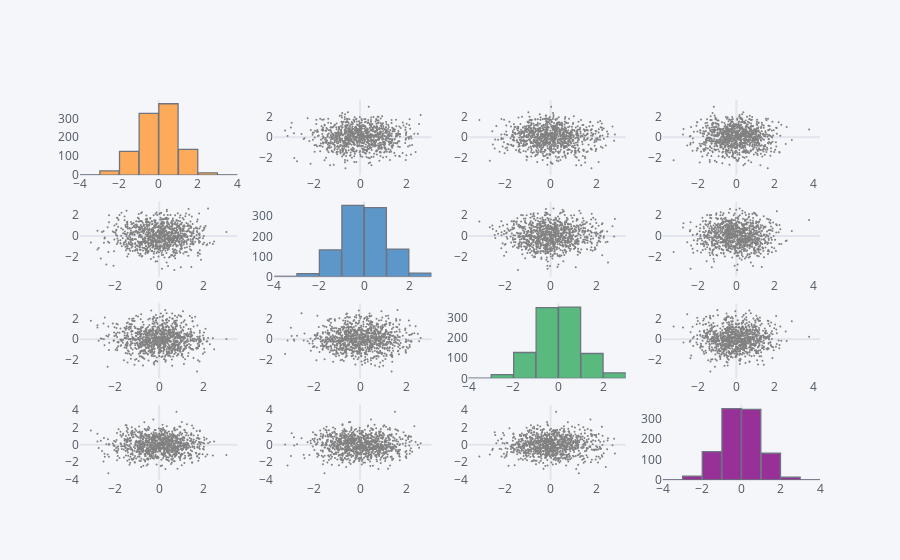

The cell this chart's notebook holds for it:
### Markdown cell above
#### Scatter Matrix
- You can create a scatter plot matrix using the function scatter_matrix

### Code cell
df3 = pd.DataFrame(np.random.randn(1000, 4), columns=['a', 'b', 'c', 'd'])

df3.scatter_matrix()

### Figure 1 — Plotly figure (JSON) as saved in the notebook; plotly's stock layout.template omitted (floating-point values rounded to 4 significant figures; data arrays with more than 128 entries replaced by an {"elided": "..."} marker saying what was removed)
{"data": [{"histfunc": "count", "histnorm": "", "marker": {"color": "rgba(255, 153, 51, 1.0)", "line": {"color": "#4D5663", "width": 1.3}}, "name": "a", "nbinsx": 10, "opacity": 0.8, "orientation": "v", "type": "histogram", "x": {"elided": "1000 float values"}, "xaxis": "x", "yaxis": "y"}, {"line": {"color": "rgba(128, 128, 128, 1.0)", "dash": "solid", "shape": "linear", "width": 1.3}, "marker": {"size": 2, "symbol": "circle"}, "mode": "markers", "name": "a", "text": "", "type": "scatter", "x": {"elided": "1000 float values"}, "xaxis": "x2", "y": {"elided": "1000 float values"}, "yaxis": "y2"}, {"line": {"color": "rgba(128, 128, 128, 1.0)", "dash": "solid", "shape": "linear", "width": 1.3}, "marker": {"size": 2, "symbol": "circle"}, "mode": "markers", "name": "a", "text": "", "type": "scatter", "x": {"elided": "1000 float values"}, "xaxis": "x3", "y": {"elided": "1000 float values"}, "yaxis": "y3"}, {"line": {"color": "rgba(128, 128, 128, 1.0)", "dash": "solid", "shape": "linear", "width": 1.3}, "marker": {"size": 2, "symbol": "circle"}, "mode": "markers", "name": "a", "text": "", "type": "scatter", "x": {"elided": "1000 float values"}, "xaxis": "x4", "y": {"elided": "1000 float values"}, "yaxis": "y4"}, {"line": {"color": "rgba(128, 128, 128, 1.0)", "dash": "solid", "shape": "linear", "width": 1.3}, "marker": {"size": 2, "symbol": "circle"}, "mode": "markers", "name": "b", "text": "", "type": "scatter", "x": {"elided": "1000 float values"}, "xaxis": "x5", "y": {"elided": "1000 float values"}, "yaxis": "y5"}, {"histfunc": "count", "histnorm": "", "marker": {"color": "rgba(55, 128, 191, 1.0)", "line": {"color": "#4D5663", "width": 1.3}}, "name": "b", "nbinsx": 10, "opacity": 0.8, "orientation": "v", "type": "histogram", "x": {"elided": "1000 float values"}, "xaxis": "x6", "yaxis": "y6"}, {"line": {"color": "rgba(128, 128, 128, 1.0)", "dash": "solid", "shape": "linear", "width": 1.3}, "marker": {"size": 2, "symbol": "circle"}, "mode": "markers", "name": "b", "text": "", "type": "scatter", "x": {"elided": "1000 float values"}, "xaxis": "x7", "y": {"elided": "1000 float values"}, "yaxis": "y7"}, {"line": {"color": "rgba(128, 128, 128, 1.0)", "dash": "solid", "shape": "linear", "width": 1.3}, "marker": {"size": 2, "symbol": "circle"}, "mode": "markers", "name": "b", "text": "", "type": "scatter", "x": {"elided": "1000 float values"}, "xaxis": "x8", "y": {"elided": "1000 float values"}, "yaxis": "y8"}, {"line": {"color": "rgba(128, 128, 128, 1.0)", "dash": "solid", "shape": "linear", "width": 1.3}, "marker": {"size": 2, "symbol": "circle"}, "mode": "markers", "name": "c", "text": "", "type": "scatter", "x": {"elided": "1000 float values"}, "xaxis": "x9", "y": {"elided": "1000 float values"}, "yaxis": "y9"}, {"line": {"color": "rgba(128, 128, 128, 1.0)", "dash": "solid", "shape": "linear", "width": 1.3}, "marker": {"size": 2, "symbol": "circle"}, "mode": "markers", "name": "c", "text": "", "type": "scatter", "x": {"elided": "1000 float values"}, "xaxis": "x10", "y": {"elided": "1000 float values"}, "yaxis": "y10"}, {"histfunc": "count", "histnorm": "", "marker": {"color": "rgba(50, 171, 96, 1.0)", "line": {"color": "#4D5663", "width": 1.3}}, "name": "c", "nbinsx": 10, "opacity": 0.8, "orientation": "v", "type": "histogram", "x": {"elided": "1000 float values"}, "xaxis": "x11", "yaxis": "y11"}, {"line": {"color": "rgba(128, 128, 128, 1.0)", "dash": "solid", "shape": "linear", "width": 1.3}, "marker": {"size": 2, "symbol": "circle"}, "mode": "markers", "name": "c", "text": "", "type": "scatter", "x": {"elided": "1000 float values"}, "xaxis": "x12", "y": {"elided": "1000 float values"}, "yaxis": "y12"}, {"line": {"color": "rgba(128, 128, 128, 1.0)", "dash": "solid", "shape": "linear", "width": 1.3}, "marker": {"size": 2, "symbol": "circle"}, "mode": "markers", "name": "d", "text": "", "type": "scatter", "x": {"elided": "1000 float values"}, "xaxis": "x13", "y": {"elided": "1000 float values"}, "yaxis": "y13"}, {"line": {"color": "rgba(128, 128, 128, 1.0)", "dash": "solid", "shape": "linear", "width": 1.3}, "marker": {"size": 2, "symbol": "circle"}, "mode": "markers", "name": "d", "text": "", "type": "scatter", "x": {"elided": "1000 float values"}, "xaxis": "x14", "y": {"elided": "1000 float values"}, "yaxis": "y14"}, {"line": {"color": "rgba(128, 128, 128, 1.0)", "dash": "solid", "shape": "linear", "width": 1.3}, "marker": {"size": 2, "symbol": "circle"}, "mode": "markers", "name": "d", "text": "", "type": "scatter", "x": {"elided": "1000 float values"}, "xaxis": "x15", "y": {"elided": "1000 float values"}, "yaxis": "y15"}, {"histfunc": "count", "histnorm": "", "marker": {"color": "rgba(128, 0, 128, 1.0)", "line": {"color": "#4D5663", "width": 1.3}}, "name": "d", "nbinsx": 10, "opacity": 0.8, "orientation": "v", "type": "histogram", "x": {"elided": "1000 float values"}, "xaxis": "x16", "yaxis": "y16"}], "layout": {"bargap": 0.02, "legend": {"bgcolor": "#F5F6F9", "font": {"color": "#4D5663"}}, "paper_bgcolor": "#F5F6F9", "plot_bgcolor": "#F5F6F9", "showlegend": false, "title": {"font": {"color": "#4D5663"}}, "xaxis": {"anchor": "y", "domain": [0, 0.2125], "gridcolor": "#E1E5ED", "showgrid": false, "tickfont": {"color": "#4D5663"}, "title": {"font": {"color": "#4D5663"}, "text": ""}, "zerolinecolor": "#E1E5ED"}, "xaxis10": {"anchor": "y10", "domain": [0.2625, 0.475], "gridcolor": "#E1E5ED", "showgrid": false, "tickfont": {"color": "#4D5663"}, "title": {"font": {"color": "#4D5663"}, "text": ""}, "zerolinecolor": "#E1E5ED"}, "xaxis11": {"anchor": "y11", "domain": [0.525, 0.7375], "gridcolor": "#E1E5ED", "showgrid": false, "tickfont": {"color": "#4D5663"}, "title": {"font": {"color": "#4D5663"}, "text": ""}, "zerolinecolor": "#E1E5ED"}, "xaxis12": {"anchor": "y12", "domain": [0.7875, 1], "gridcolor": "#E1E5ED", "showgrid": false, "tickfont": {"color": "#4D5663"}, "title": {"font": {"color": "#4D5663"}, "text": ""}, "zerolinecolor": "#E1E5ED"}, "xaxis13": {"anchor": "y13", "domain": [0, 0.2125], "gridcolor": "#E1E5ED", "showgrid": false, "tickfont": {"color": "#4D5663"}, "title": {"font": {"color": "#4D5663"}, "text": ""}, "zerolinecolor": "#E1E5ED"}, "xaxis14": {"anchor": "y14", "domain": [0.2625, 0.475], "gridcolor": "#E1E5ED", "showgrid": false, "tickfont": {"color": "#4D5663"}, "title": {"font": {"color": "#4D5663"}, "text": ""}, "zerolinecolor": "#E1E5ED"}, "xaxis15": {"anchor": "y15", "domain": [0.525, 0.7375], "gridcolor": "#E1E5ED", "showgrid": false, "tickfont": {"color": "#4D5663"}, "title": {"font": {"color": "#4D5663"}, "text": ""}, "zerolinecolor": "#E1E5ED"}, "xaxis16": {"anchor": "y16", "domain": [0.7875, 1], "gridcolor": "#E1E5ED", "showgrid": false, "tickfont": {"color": "#4D5663"}, "title": {"font": {"color": "#4D5663"}, "text": ""}, "zerolinecolor": "#E1E5ED"}, "xaxis2": {"anchor": "y2", "domain": [0.2625, 0.475], "gridcolor": "#E1E5ED", "showgrid": false, "tickfont": {"color": "#4D5663"}, "title": {"font": {"color": "#4D5663"}, "text": ""}, "zerolinecolor": "#E1E5ED"}, "xaxis3": {"anchor": "y3", "domain": [0.525, 0.7375], "gridcolor": "#E1E5ED", "showgrid": false, "tickfont": {"color": "#4D5663"}, "title": {"font": {"color": "#4D5663"}, "text": ""}, "zerolinecolor": "#E1E5ED"}, "xaxis4": {"anchor": "y4", "domain": [0.7875, 1], "gridcolor": "#E1E5ED", "showgrid": false, "tickfont": {"color": "#4D5663"}, "title": {"font": {"color": "#4D5663"}, "text": ""}, "zerolinecolor": "#E1E5ED"}, "xaxis5": {"anchor": "y5", "domain": [0, 0.2125], "gridcolor": "#E1E5ED", "showgrid": false, "tickfont": {"color": "#4D5663"}, "title": {"font": {"color": "#4D5663"}, "text": ""}, "zerolinecolor": "#E1E5ED"}, "xaxis6": {"anchor": "y6", "domain": [0.2625, 0.475], "gridcolor": "#E1E5ED", "showgrid": false, "tickfont": {"color": "#4D5663"}, "title": {"font": {"color": "#4D5663"}, "text": ""}, "zerolinecolor": "#E1E5ED"}, "xaxis7": {"anchor": "y7", "domain": [0.525, 0.7375], "gridcolor": "#E1E5ED", "showgrid": false, "tickfont": {"color": "#4D5663"}, "title": {"font": {"color": "#4D5663"}, "text": ""}, "zerolinecolor": "#E1E5ED"}, "xaxis8": {"anchor": "y8", "domain": [0.7875, 1], "gridcolor": "#E1E5ED", "showgrid": false, "tickfont": {"color": "#4D5663"}, "title": {"font": {"color": "#4D5663"}, "text": ""}, "zerolinecolor": "#E1E5ED"}, "xaxis9": {"anchor": "y9", "domain": [0, 0.2125], "gridcolor": "#E1E5ED", "showgrid": false, "tickfont": {"color": "#4D5663"}, "title": {"font": {"color": "#4D5663"}, "text": ""}, "zerolinecolor": "#E1E5ED"}, "yaxis": {"anchor": "x", "domain": [0.8025, 1], "gridcolor": "#E1E5ED", "showgrid": false, "tickfont": {"color": "#4D5663"}, "title": {"font": {"color": "#4D5663"}, "text": ""}, "zerolinecolor": "#E1E5ED"}, "yaxis10": {"anchor": "x10", "domain": [0.2675, 0.465], "gridcolor": "#E1E5ED", "showgrid": false, "tickfont": {"color": "#4D5663"}, "title": {"font": {"color": "#4D5663"}, "text": ""}, "zerolinecolor": "#E1E5ED"}, "yaxis11": {"anchor": "x11", "domain": [0.2675, 0.465], "gridcolor": "#E1E5ED", "showgrid": false, "tickfont": {"color": "#4D5663"}, "title": {"font": {"color": "#4D5663"}, "text": ""}, "zerolinecolor": "#E1E5ED"}, "yaxis12": {"anchor": "x12", "domain": [0.2675, 0.465], "gridcolor": "#E1E5ED", "showgrid": false, "tickfont": {"color": "#4D5663"}, "title": {"font": {"color": "#4D5663"}, "text": ""}, "zerolinecolor": "#E1E5ED"}, "yaxis13": {"anchor": "x13", "domain": [0, 0.1975], "gridcolor": "#E1E5ED", "showgrid": false, "tickfont": {"color": "#4D5663"}, "title": {"font": {"color": "#4D5663"}, "text": ""}, "zerolinecolor": "#E1E5ED"}, "yaxis14": {"anchor": "x14", "domain": [0, 0.1975], "gridcolor": "#E1E5ED", "showgrid": false, "tickfont": {"color": "#4D5663"}, "title": {"font": {"color": "#4D5663"}, "text": ""}, "zerolinecolor": "#E1E5ED"}, "yaxis15": {"anchor": "x15", "domain": [0, 0.1975], "gridcolor": "#E1E5ED", "showgrid": false, "tickfont": {"color": "#4D5663"}, "title": {"font": {"color": "#4D5663"}, "text": ""}, "zerolinecolor": "#E1E5ED"}, "yaxis16": {"anchor": "x16", "domain": [0, 0.1975], "gridcolor": "#E1E5ED", "showgrid": false, "tickfont": {"color": "#4D5663"}, "title": {"font": {"color": "#4D5663"}, "text": ""}, "zerolinecolor": "#E1E5ED"}, "yaxis2": {"anchor": "x2", "domain": [0.8025, 1], "gridcolor": "#E1E5ED", "showgrid": false, "tickfont": {"color": "#4D5663"}, "title": {"font": {"color": "#4D5663"}, "text": ""}, "zerolinecolor": "#E1E5ED"}, "yaxis3": {"anchor": "x3", "domain": [0.8025, 1], "gridcolor": "#E1E5ED", "showgrid": false, "tickfont": {"color": "#4D5663"}, "title": {"font": {"color": "#4D5663"}, "text": ""}, "zerolinecolor": "#E1E5ED"}, "yaxis4": {"anchor": "x4", "domain": [0.8025, 1], "gridcolor": "#E1E5ED", "showgrid": false, "tickfont": {"color": "#4D5663"}, "title": {"font": {"color": "#4D5663"}, "text": ""}, "zerolinecolor": "#E1E5ED"}, "yaxis5": {"anchor": "x5", "domain": [0.535, 0.7325], "gridcolor": "#E1E5ED", "showgrid": false, "tickfont": {"color": "#4D5663"}, "title": {"font": {"color": "#4D5663"}, "text": ""}, "zerolinecolor": "#E1E5ED"}, "yaxis6": {"anchor": "x6", "domain": [0.535, 0.7325], "gridcolor": "#E1E5ED", "showgrid": false, "tickfont": {"color": "#4D5663"}, "title": {"font": {"color": "#4D5663"}, "text": ""}, "zerolinecolor": "#E1E5ED"}, "yaxis7": {"anchor": "x7", "domain": [0.535, 0.7325], "gridcolor": "#E1E5ED", "showgrid": false, "tickfont": {"color": "#4D5663"}, "title": {"font": {"color": "#4D5663"}, "text": ""}, "zerolinecolor": "#E1E5ED"}, "yaxis8": {"anchor": "x8", "domain": [0.535, 0.7325], "gridcolor": "#E1E5ED", "showgrid": false, "tickfont": {"color": "#4D5663"}, "title": {"font": {"color": "#4D5663"}, "text": ""}, "zerolinecolor": "#E1E5ED"}, "yaxis9": {"anchor": "x9", "domain": [0.2675, 0.465], "gridcolor": "#E1E5ED", "showgrid": false, "tickfont": {"color": "#4D5663"}, "title": {"font": {"color": "#4D5663"}, "text": ""}, "zerolinecolor": "#E1E5ED"}}}
